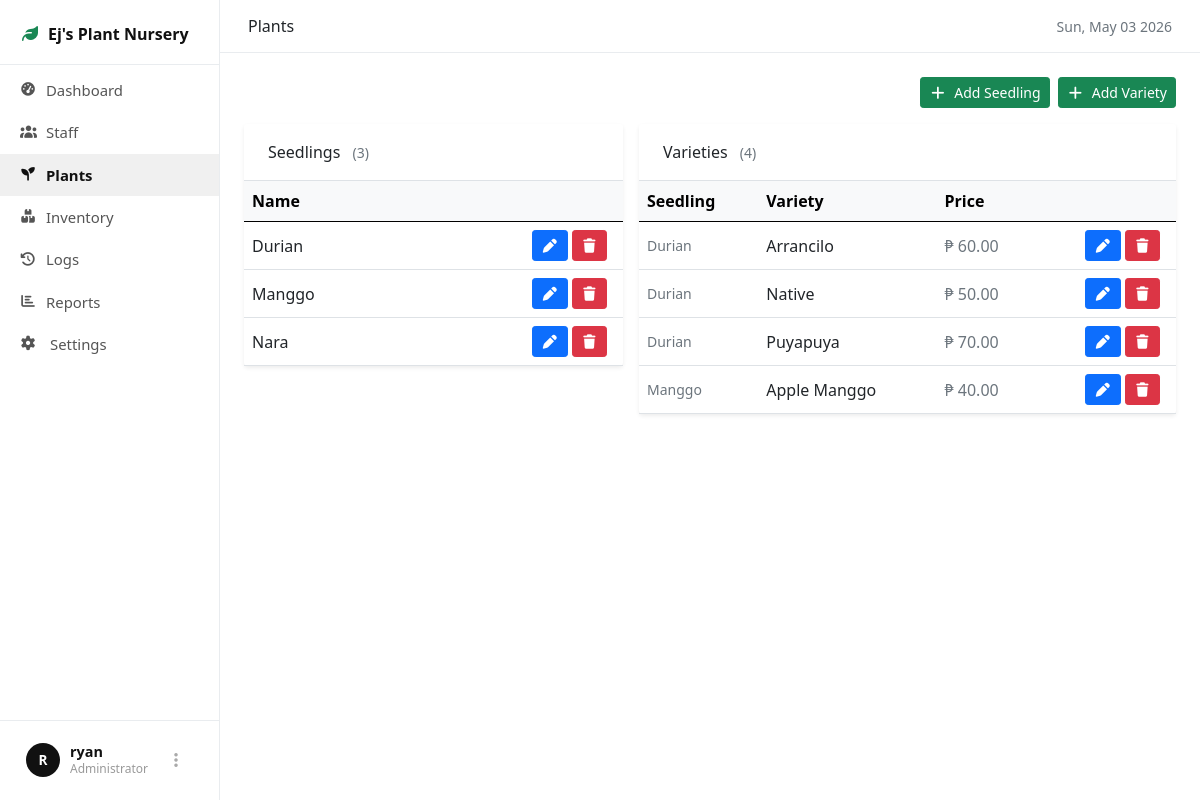
Page /admin/plants.php (signed in) on the committed database.
### tables this page shows
CREATE TABLE `seedlings` (
  `seedling_id` int(11) NOT NULL,
  `seedling_name` varchar(100) NOT NULL
);

CREATE TABLE `varieties` (
  `variety_id` int(11) NOT NULL,
  `seedling_id` int(11) NOT NULL,
  `variety_name` varchar(100) NOT NULL,
  `price` decimal(10,2) NOT NULL DEFAULT 0.00
);

### admin/plants.php (the view, shortened to what this page needs)
<?php
require_once __DIR__ . '/../config/config.php';
$seedlings = $pdo->query("SELECT * FROM seedlings ORDER BY seedling_name ASC")->fetchAll();
$varieties = $pdo->query("SELECT v.*, s.seedling_name FROM varieties v JOIN seedlings s ON v.seedling_id = s.seedling_id ORDER BY s.seedling_name, v.variety_name")->fetchAll();
?>
<!DOCTYPE html>
<html lang="en">
<head>
<link rel="stylesheet" href="/plant/assets/vendor/bootstrap-5/css/bootstrap.min.css">
<link rel="stylesheet" href="/plant/assets/vendor/fontawesome-7/css/all.min.css">
</head>
<body>
<?php require_once __DIR__ . '/../includes/admin/sidebar.php'; ?>
<div id="content">
  <div id="topbar">
    <div class="d-flex align-items-center gap-3">
      <span class="fw-semibold text-dark">Plants</span>
    </div>
    <small class="text-muted"><?= date('D, M d Y') ?></small>
  </div>
  <div class="p-4">
    <div class="d-flex justify-content-end gap-2 mb-3">
      <button class="btn btn-success btn-sm" data-bs-toggle="modal" data-bs-target="#addSeedlingModal">
        <i class="fas fa-plus me-1"></i> Add Seedling
      </button>
      <button class="btn btn-success btn-sm" data-bs-toggle="modal" data-bs-target="#addVarietyModal">
        <i class="fas fa-plus me-1"></i> Add Variety
      </button>
    </div>
    <div class="row g-3">
      <div class="col-12 col-lg-5">
        <div class="card border-0 shadow-sm">
          <div class="card-header bg-white border-bottom py-3 px-4">
            <span class="fw-semibold">Seedlings</span>
            <span class="text-muted small ms-2">(<?= count($seedlings) ?>)</span>
          </div>
          <div class="table-responsive">
            <table class="table table-hover align-middle mb-0">
              <thead class="table-light">
                <tr>
                  <th>Name</th>
                  <th></th>
                </tr>
              </thead>
              <tbody>
                <?php if (empty($seedlings)): ?>
                <tr><td colspan="2" class="text-center text-muted py-4">No seedlings found.</td></tr>
                <?php else: ?>
                <?php foreach ($seedlings as $s): ?>
                <tr>
                  <td class="fw-semibold"><?= htmlspecialchars($s['seedling_name']) ?></td>
                  <td class="text-end pe-3">
                    <div class="d-flex gap-1 justify-content-end">
                      <button class="btn btn-sm btn-primary"
                        data-bs-toggle="modal" data-bs-target="#editSeedlingModal"
                        data-id="<?= $s['seedling_id'] ?>"
                        data-name="<?= htmlspecialchars($s['seedling_name']) ?>">
                        <i class="fas fa-pen"></i>
                      </button>
                      <button class="btn btn-sm btn-danger"
                        data-bs-toggle="modal" data-bs-target="#deleteSeedlingModal"
                        data-id="<?= $s['seedling_id'] ?>"
                        data-name="<?= htmlspecialchars($s['seedling_name']) ?>">
                        <i class="fas fa-trash"></i>
                      </button>
                    </div>
                  </td>
                </tr>
                <?php endforeach; ?>
                <?php endif; ?>
              </tbody>
            </table>
          </div>
        </div>
      </div>
      <div class="col-12 col-lg-7">
        <div class="card border-0 shadow-sm">
          <div class="card-header bg-white border-bottom py-3 px-4">
            <span class="fw-semibold">Varieties</span>
            <span class="text-muted small ms-2">(<?= count($varieties) ?>)</span>
          </div>
          <div class="table-responsive">
            <table class="table table-hover align-middle mb-0">
              <thead class="table-light">
                <tr>
                  <th>Seedling</th>
                  <th>Variety</th>
                  <th>Price</th>
                  <th></th>
                </tr>
              </thead>
              <tbody>
                <?php if (empty($varieties)): ?>
                <tr><td colspan="4" class="text-center text-muted py-4">No varieties found.</td></tr>
                <?php else: ?>
                <?php foreach ($varieties as $v): ?>
                <tr>
                  <td class="text-muted small"><?= htmlspecialchars($v['seedling_name']) ?></td>
                  <td class="fw-semibold"><?= htmlspecialchars($v['variety_name']) ?></td>
                  <td class="text-muted">&#8369; <?= number_format($v['price'], 2) ?></td>
                  <td class="text-end pe-3">
                    <div class="d-flex gap-1 justify-content-end">
                      <button class="btn btn-sm btn-primary"
                        data-bs-toggle="modal" data-bs-target="#editVarietyModal"
                        data-id="<?= $v['variety_id'] ?>"
                        data-name="<?= htmlspecialchars($v['variety_name']) ?>"
                        data-seedling-id="<?= $v['seedling_id'] ?>"
                        data-price="<?= $v['price'] ?>">
                        <i class="fas fa-pen"></i>
                      </button>
                      <button class="btn btn-sm btn-danger"
                        data-bs-toggle="modal" data-bs-target="#deleteVarietyModal"
                        data-id="<?= $v['variety_id'] ?>"
                        data-name="<?= htmlspecialchars($v['variety_name']) ?>">
                        <i class="fas fa-trash"></i>
                      </button>
                    </div>
                  </td>
                </tr>
                <?php endforeach; ?>
                <?php endif; ?>
              </tbody>
            </table>
          </div>
        </div>
      </div>
    </div>
  </div>
</div>
</body>
</html>

### includes/admin/sidebar.php (style rules this page uses)
#content { margin-left:220px; min-height:100vh; }
#topbar { background:#fff; border-bottom:1px solid #e9ecef; padding:14px 28px; display:flex; align-items:center; justify-content:space-between; position:sticky; top:0; z-index:999; }

### rows in the picture
seedlings: seedling_name "Durian"
seedlings: seedling_name "Manggo"
seedlings: seedling_name "Nara"
varieties: seedling.seedling_name "Durian", variety_name "Arrancilo", price "60.00"
varieties: seedling.seedling_name "Durian", variety_name "Native", price "50.00"
varieties: seedling.seedling_name "Durian", variety_name "Puyapuya", price "70.00"
varieties: seedling.seedling_name "Manggo", variety_name "Apple Manggo", price "40.00"

### other values in the picture
substr($_SESSION['admin_username'],0,1) "R"
$_SESSION['admin_username'] "ryan"
count($seedlings) "3"
count($varieties) "4"
